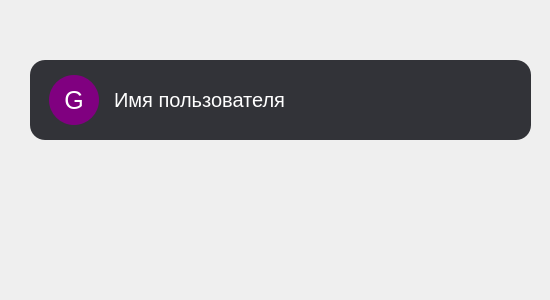
<?xml version="1.0" encoding="UTF-8"?>
<ui version="4.0">
 <class>GroupRequest</class>
 <widget class="QWidget" name="GroupRequest">
  <property name="geometry">
   <rect>
    <x>0</x>
    <y>0</y>
    <width>550</width>
    <height>300</height>
   </rect>
  </property>
  <property name="windowTitle">
   <string>Form</string>
  </property>
  <widget class="QFrame" name="Group_wrapper">
   <property name="geometry">
    <rect>
     <x>30</x>
     <y>60</y>
     <width>501</width>
     <height>80</height>
    </rect>
   </property>
   <property name="minimumSize">
    <size>
     <width>0</width>
     <height>80</height>
    </size>
   </property>
   <property name="maximumSize">
    <size>
     <width>1000</width>
     <height>80</height>
    </size>
   </property>
   <property name="styleSheet">
    <string notr="true">QFrame, QPushButton {
background-color:#323338;
border-radius:15%;
}

QLabel {
	font-size:20px;
	color:white;
}</string>
   </property>
   <layout class="QHBoxLayout" name="horizontalLayout" stretch="3,1,0">
    <property name="rightMargin">
     <number>40</number>
    </property>
    <item>
     <widget class="QFrame" name="GroupNickWrapp">
      <layout class="QHBoxLayout" name="horizontalLayout_2">
       <property name="spacing">
        <number>15</number>
       </property>
       <property name="leftMargin">
        <number>10</number>
       </property>
       <property name="topMargin">
        <number>0</number>
       </property>
       <property name="bottomMargin">
        <number>0</number>
       </property>
       <item>
        <widget class="QPushButton" name="GroupIcon">
         <property name="sizePolicy">
          <sizepolicy hsizetype="Fixed" vsizetype="Fixed">
           <horstretch>0</horstretch>
           <verstretch>0</verstretch>
          </sizepolicy>
         </property>
         <property name="cursor">
          <cursorShape>PointingHandCursor</cursorShape>
         </property>
         <property name="styleSheet">
          <string notr="true">background-color:purple;
width:50px;
height:50px;
border-radius:25px;
color:White;
font-size:25px;
text-align:center;
</string>
         </property>
         <property name="text">
          <string>G</string>
         </property>
        </widget>
       </item>
       <item>
        <widget class="QLabel" name="GroupName">
         <property name="styleSheet">
          <string notr="true">font-size:20px;
color:white;</string>
         </property>
         <property name="text">
          <string>Имя пользователя</string>
         </property>
        </widget>
       </item>
      </layout>
     </widget>
    </item>
    <item>
     <widget class="QPushButton" name="accept_request">
      <property name="sizePolicy">
       <sizepolicy hsizetype="Fixed" vsizetype="Fixed">
        <horstretch>0</horstretch>
        <verstretch>0</verstretch>
       </sizepolicy>
      </property>
      <property name="minimumSize">
       <size>
        <width>50</width>
        <height>50</height>
       </size>
      </property>
      <property name="cursor">
       <cursorShape>PointingHandCursor</cursorShape>
      </property>
      <property name="styleSheet">
       <string notr="true">border:none;</string>
      </property>
      <property name="text">
       <string/>
      </property>
      <property name="icon">
       <iconset resource="../res-rec.qrc">
        <normaloff>:/icons/icon/person_add_46dp_018741_FILL0_wght400_GRAD0_opsz48.svg</normaloff>:/icons/icon/person_add_46dp_018741_FILL0_wght400_GRAD0_opsz48.svg</iconset>
      </property>
      <property name="iconSize">
       <size>
        <width>40</width>
        <height>40</height>
       </size>
      </property>
     </widget>
    </item>
    <item>
     <widget class="QPushButton" name="decline_request">
      <property name="sizePolicy">
       <sizepolicy hsizetype="Fixed" vsizetype="Fixed">
        <horstretch>0</horstretch>
        <verstretch>0</verstretch>
       </sizepolicy>
      </property>
      <property name="minimumSize">
       <size>
        <width>50</width>
        <height>50</height>
       </size>
      </property>
      <property name="cursor">
       <cursorShape>PointingHandCursor</cursorShape>
      </property>
      <property name="styleSheet">
       <string notr="true">border:none;</string>
      </property>
      <property name="text">
       <string/>
      </property>
      <property name="icon">
       <iconset resource="../res-rec.qrc">
        <normaloff>:/icons/icon/person_cancel_46dp_8B1A10_FILL0_wght400_GRAD0_opsz48.svg</normaloff>:/icons/icon/person_cancel_46dp_8B1A10_FILL0_wght400_GRAD0_opsz48.svg</iconset>
      </property>
      <property name="iconSize">
       <size>
        <width>40</width>
        <height>40</height>
       </size>
      </property>
     </widget>
    </item>
   </layout>
  </widget>
 </widget>
 <resources>
  <include location="../res-rec.qrc"/>
 </resources>
 <connections/>
</ui>
